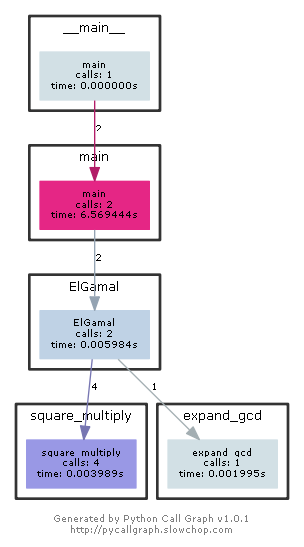

Reproduce this figure in Python.
from pycallgraph import Config
from pycallgraph import GlobbingFilter
from pycallgraph import PyCallGraph
from pycallgraph.output import GraphvizOutput

from hashlib import sha256


def square_multiply(a, n, m):
    t = a % m
    result = 1
    judge = 1
    while n > 0:
        if judge & n:
            result = (result * t) % m
        n = n >> 1
        t = (t * t) % m
    return result


def expand_gcd(a, b):  # 欧几里得拓展算法

    '''
    从-1开始记数
    qi = ri-2 // ri-1
    '''
    # 前要判断
    if a == 0:
        if b > 0:
            return 0, 1, b
        else:
            return 0, -1, -b
    if b == 0:
        return 1, 0, a
    if a == 1 and b == 1:
        return 1, 0, 1
    # 准备工作
    t = 1  # 偏项，以便后续列表从i=-1开始，t+i表示第i项
    r = [a, b]
    x = [1, 0]
    y = [0, 1]
    q = [0, 0]

    i = -1

    q.append(r[t + i] // r[t + i + 1])  # q1

    i = 1
    while True:
        x_new = x[t + i - 2] - q[t + i] * x[t + i - 1]  # xi
        y_new = y[t + i - 2] - q[t + i] * y[t + i - 1]  # yi
        x.append(x_new)
        y.append(y_new)

        r_new = a * x[t + i] + b * y[t + i]  # ri
        if r_new == 0:
            break
        r.append(r_new)
        q_new = r[t + i - 1] // r[t + i]
        q.append(q_new)
        i = i + 1
    x_, y_, r_ = x[t + i - 1], y[t + i - 1], r[t + i - 1]

    if r_ < 0:
        x_ = -x_
        y_ = -y_
        r_ = -r_
    if x_ < 0:
        while x_ < 0:
            x_ = abs(b) // r_ + x_
        y_ = (r_ - a * x_) // b
    x_ = int(x_)
    y_ = int(y_)
    r_ = int(r_)
    return x_, y_, r_


def ElGamal(m: str, p, g, mode, KEY: int, link: list):
    if mode == 'Sign':
        k = link[0]
        M = int(sha256(m.encode('utf-8')).hexdigest(), 16)
        s1 = square_multiply(g, k, p)
        k_ = expand_gcd(k, p - 1)[0]
        s2 = (k_ * (M - KEY * s1)) % (p - 1)
        return s1, s2
    elif mode == 'Vrfy':
        s1 = link[0]
        s2 = link[1]
        M = int(sha256(m.encode('utf-8')).hexdigest(), 16)
        v1 = square_multiply(g, M, p)
        v2 = (square_multiply(KEY, s1, p) * square_multiply(s1, s2, p)) % p
        if v1 == v2:
            return True
        else:
            return False
    else:
        print('mode wrong')
        return None


def main():
    p = int(input().strip())
    g = int(input().strip())
    m = input()
    mode = input().strip()
    if mode == 'Sign':
        X = int(input().strip())  # 签名方的私钥
        K = int(input().strip())
        ans1,ans2 = ElGamal(m, p, g, mode, X, [K])
        print(ans1,ans2)
    elif mode == 'Vrfy':
        Y = int(input().strip())  # 签名方的公钥
        s = input().strip().split()
        s1 = int(s[0])
        s2 = int(s[1])
        ans = ElGamal(m, p, g, mode, Y, [s1, s2])
        print(ans)
    else:
        print('mode wrong')
        return None



if __name__ == "__main__":
    ############################################################################
    '''
        生成函数调用图
    '''
    config = Config()
    config.trace_filter = GlobbingFilter(
        include=[
            '*'
        ]
    )
    config.trace_filter = GlobbingFilter(
        exclude=['pycallgraph.*']
    )
    ############################################################################

    graphviz = GraphvizOutput()
    graphviz.output_file = 'ELGamal数字签名.png'
    with PyCallGraph(output=graphviz, config=config):
        main()
        main()
